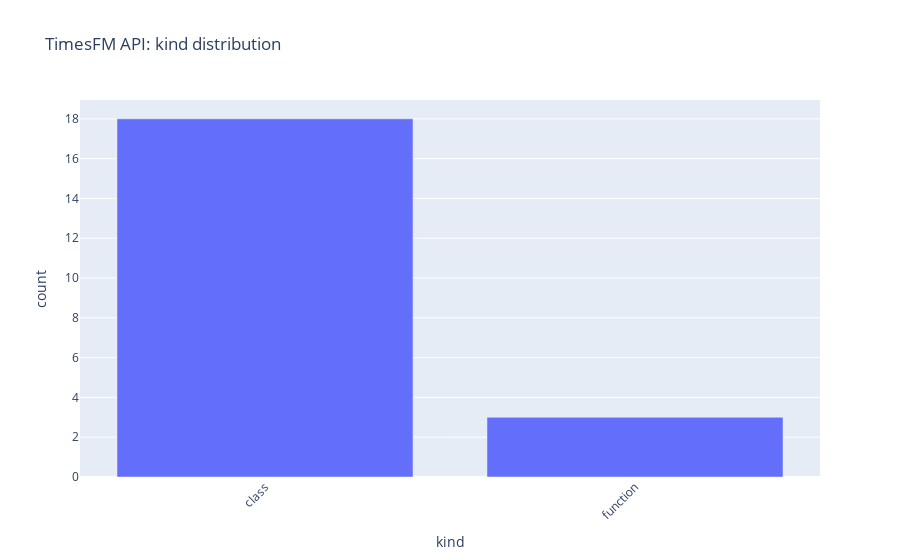

The notebook cell this image was saved under:
### Code cell
import plotly.express as px

# 1) kind 分布（class/method/function...）
kind_counts = df2["kind"].value_counts().reset_index()
kind_counts.columns = ["kind", "count"]

fig = px.bar(kind_counts, x="kind", y="count", title="TimesFM API: kind distribution")
fig.update_layout(xaxis_tickangle=-45)
fig.show()
fig.write_html(str(OUT_FIG / "timesfm_kind_distribution.html"))

# 2) category 分布（ルール分類）
cat_counts = df2["category"].value_counts().reset_index()
cat_counts.columns = ["category", "count"]

fig = px.bar(cat_counts, x="category", y="count", title="TimesFM API: category distribution (rule-based)")
fig.update_layout(xaxis_tickangle=-45)
fig.show()
fig.write_html(str(OUT_FIG / "timesfm_category_distribution.html"))

# 3) 上位モジュール（どこに機能が集中してる？）
top_modules = (
    df2.groupby("module_l2")
       .size()
       .sort_values(ascending=False)
       .head(25)
       .reset_index(name="count")
)

fig = px.bar(top_modules[::-1], x="count", y="module_l2", orientation="h",
             title="Top modules (level2) by API surface")
fig.show()
fig.write_html(str(OUT_FIG / "timesfm_top_modules_l2.html"))

# 4) ヒートマップ：category × kind
pivot = df2.pivot_table(index="category", columns="kind", values="qualname", aggfunc="count", fill_value=0)
pivot = pivot.loc[pivot.sum(axis=1).sort_values(ascending=False).index, :]  # 行を多い順

fig = px.imshow(
    pivot,
    title="Heatmap: category × kind (counts)",
    labels=dict(x="kind", y="category", color="count"),
    aspect="auto",
)
fig.show()
fig.write_html(str(OUT_FIG / "timesfm_heatmap_category_kind.html"))

print("Saved HTML figures to:", OUT_FIG)

### Figure 1 — Plotly figure (JSON) as saved in the notebook; plotly's stock layout.template omitted (floating-point values rounded to 4 significant figures)
{"data": [{"alignmentgroup": "True", "hovertemplate": "kind=%{x}<br>count=%{y}<extra></extra>", "legendgroup": "", "marker": {"color": "#636efa", "pattern": {"shape": ""}}, "name": "", "offsetgroup": "", "orientation": "v", "showlegend": false, "textposition": "auto", "type": "bar", "x": ["class", "function"], "xaxis": "x", "y": [18, 3], "yaxis": "y"}], "layout": {"barmode": "relative", "legend": {"tracegroupgap": 0}, "title": {"text": "TimesFM API: kind distribution"}, "xaxis": {"anchor": "y", "domain": [0, 1], "tickangle": -45, "title": {"text": "kind"}}, "yaxis": {"anchor": "x", "domain": [0, 1], "title": {"text": "count"}}}}
